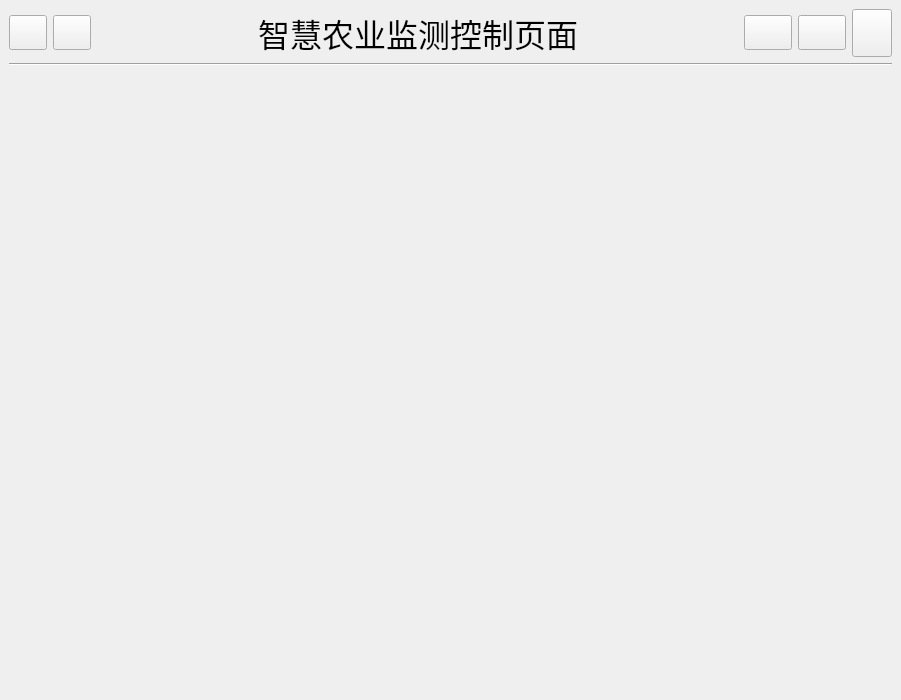
<?xml version="1.0" encoding="UTF-8"?>
<ui version="4.0">
 <class>MonitorWindow</class>
 <widget class="QMainWindow" name="MonitorWindow">
  <property name="geometry">
   <rect>
    <x>0</x>
    <y>0</y>
    <width>901</width>
    <height>700</height>
   </rect>
  </property>
  <property name="windowTitle">
   <string>智慧农业监控页</string>
  </property>
  <property name="styleSheet">
   <string notr="true">QHeaderView
{
	font: 9pt &quot;Arial&quot;;
}
QWidget#centralwidget
{
	
	border-image: url(:/images/monitor-bg.jpg);
}
QPushButton#btn_return
{
	border-image: url(:/images/home.png);
	height: 40px;
}
QPushButton#btn_up
{
	border-image: url(:/images/arrow_up.png);
	width: 40px;
}
QPushButton#btn_down
{	
	border-image: url(:/images/arrow_down.png);
	width: 40px;
}
QPushButton#btn_list
{
	
	border-image: url(:/images/list.png);
	width: 30px;
}
QPushButton#btn_grid
{
	width: 30px;
	border-image: url(:/images/grid.png);
}

</string>
  </property>
  <widget class="QWidget" name="centralwidget">
   <layout class="QVBoxLayout" name="verticalLayout">
    <item>
     <layout class="QHBoxLayout" name="horizontalLayout_3">
      <item>
       <layout class="QHBoxLayout" name="horizontalLayout">
        <item>
         <widget class="QPushButton" name="btn_grid">
          <property name="minimumSize">
           <size>
            <width>0</width>
            <height>35</height>
           </size>
          </property>
          <property name="maximumSize">
           <size>
            <width>80</width>
            <height>16777215</height>
           </size>
          </property>
          <property name="toolTip">
           <string>网格显示</string>
          </property>
          <property name="text">
           <string/>
          </property>
         </widget>
        </item>
        <item>
         <widget class="QPushButton" name="btn_list">
          <property name="minimumSize">
           <size>
            <width>0</width>
            <height>35</height>
           </size>
          </property>
          <property name="maximumSize">
           <size>
            <width>80</width>
            <height>16777215</height>
           </size>
          </property>
          <property name="toolTip">
           <string>列表显示</string>
          </property>
          <property name="text">
           <string/>
          </property>
         </widget>
        </item>
       </layout>
      </item>
      <item>
       <spacer name="horizontalSpacer">
        <property name="orientation">
         <enum>Qt::Horizontal</enum>
        </property>
        <property name="sizeHint" stdset="0">
         <size>
          <width>40</width>
          <height>20</height>
         </size>
        </property>
       </spacer>
      </item>
      <item>
       <widget class="QLabel" name="label_title">
        <property name="font">
         <font>
          <pointsize>24</pointsize>
         </font>
        </property>
        <property name="text">
         <string>智慧农业监测控制页面</string>
        </property>
        <property name="alignment">
         <set>Qt::AlignCenter</set>
        </property>
       </widget>
      </item>
      <item>
       <spacer name="horizontalSpacer_2">
        <property name="orientation">
         <enum>Qt::Horizontal</enum>
        </property>
        <property name="sizeHint" stdset="0">
         <size>
          <width>40</width>
          <height>20</height>
         </size>
        </property>
       </spacer>
      </item>
      <item>
       <layout class="QHBoxLayout" name="horizontalLayout_2">
        <item>
         <widget class="QPushButton" name="btn_up">
          <property name="minimumSize">
           <size>
            <width>0</width>
            <height>35</height>
           </size>
          </property>
          <property name="font">
           <font>
            <pointsize>12</pointsize>
           </font>
          </property>
          <property name="toolTip">
           <string>上翻</string>
          </property>
          <property name="text">
           <string/>
          </property>
         </widget>
        </item>
        <item>
         <widget class="QPushButton" name="btn_down">
          <property name="minimumSize">
           <size>
            <width>0</width>
            <height>35</height>
           </size>
          </property>
          <property name="font">
           <font>
            <pointsize>12</pointsize>
           </font>
          </property>
          <property name="toolTip">
           <string>下翻</string>
          </property>
          <property name="text">
           <string/>
          </property>
         </widget>
        </item>
        <item>
         <widget class="QPushButton" name="btn_return">
          <property name="minimumSize">
           <size>
            <width>0</width>
            <height>35</height>
           </size>
          </property>
          <property name="maximumSize">
           <size>
            <width>200</width>
            <height>16777215</height>
           </size>
          </property>
          <property name="toolTip">
           <string>返回主页</string>
          </property>
          <property name="text">
           <string/>
          </property>
          <property name="icon">
           <iconset>
            <normaloff>:/images/home.jpg</normaloff>:/images/home.jpg</iconset>
          </property>
          <property name="iconSize">
           <size>
            <width>40</width>
            <height>40</height>
           </size>
          </property>
         </widget>
        </item>
       </layout>
      </item>
     </layout>
    </item>
    <item>
     <widget class="Line" name="line">
      <property name="orientation">
       <enum>Qt::Horizontal</enum>
      </property>
     </widget>
    </item>
    <item>
     <widget class="QStackedWidget" name="stackedWidget">
      <property name="currentIndex">
       <number>0</number>
      </property>
      <widget class="QWidget" name="page_grid"/>
      <widget class="QWidget" name="page_list">
       <layout class="QVBoxLayout" name="verticalLayout_2">
        <property name="spacing">
         <number>0</number>
        </property>
        <property name="leftMargin">
         <number>0</number>
        </property>
        <property name="topMargin">
         <number>0</number>
        </property>
        <property name="rightMargin">
         <number>0</number>
        </property>
        <property name="bottomMargin">
         <number>0</number>
        </property>
        <item>
         <widget class="QTableView" name="tableView"/>
        </item>
       </layout>
      </widget>
     </widget>
    </item>
   </layout>
  </widget>
 </widget>
 <resources/>
 <connections/>
</ui>
